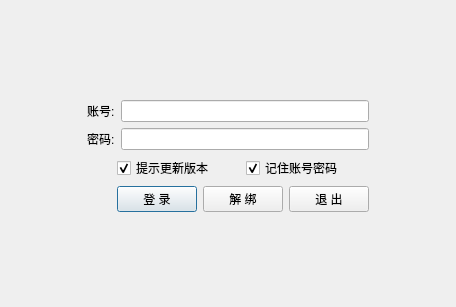
<?xml version="1.0" encoding="UTF-8"?>
<ui version="4.0">
 <class>WndLogin</class>
 <widget class="QDialog" name="WndLogin">
  <property name="geometry">
   <rect>
    <x>0</x>
    <y>0</y>
    <width>456</width>
    <height>307</height>
   </rect>
  </property>
  <property name="windowTitle">
   <string>Login</string>
  </property>
  <property name="styleSheet">
   <string notr="true">    * {
        font-size: 12px;
        font-family: &quot;Microsoft YaHei&quot;;
    }
    QTableView {
        selection-color: #000000;
	    selection-background-color: #c4e1d2; 
    }
    QTableView::item:hover	{	
	    background-color: #a1b1c9;		
    }</string>
  </property>
  <property name="sizeGripEnabled">
   <bool>false</bool>
  </property>
  <property name="modal">
   <bool>false</bool>
  </property>
  <widget class="QStackedWidget" name="stack_widget">
   <property name="geometry">
    <rect>
     <x>0</x>
     <y>0</y>
     <width>456</width>
     <height>311</height>
    </rect>
   </property>
   <property name="toolTip">
    <string/>
   </property>
   <property name="currentIndex">
    <number>0</number>
   </property>
   <widget class="QWidget" name="page_login">
    <layout class="QGridLayout" name="gridLayout_13">
     <property name="leftMargin">
      <number>0</number>
     </property>
     <property name="topMargin">
      <number>0</number>
     </property>
     <property name="rightMargin">
      <number>0</number>
     </property>
     <property name="bottomMargin">
      <number>0</number>
     </property>
     <item row="0" column="0">
      <widget class="QWidget" name="widget" native="true">
       <layout class="QGridLayout" name="gridLayout_6">
        <item row="0" column="1">
         <spacer name="verticalSpacer">
          <property name="orientation">
           <enum>Qt::Vertical</enum>
          </property>
          <property name="sizeHint" stdset="0">
           <size>
            <width>20</width>
            <height>81</height>
           </size>
          </property>
         </spacer>
        </item>
        <item row="1" column="0">
         <spacer name="horizontalSpacer_9">
          <property name="orientation">
           <enum>Qt::Horizontal</enum>
          </property>
          <property name="sizeHint" stdset="0">
           <size>
            <width>75</width>
            <height>20</height>
           </size>
          </property>
         </spacer>
        </item>
        <item row="1" column="1">
         <layout class="QVBoxLayout" name="verticalLayout_3">
          <item>
           <layout class="QGridLayout" name="gridLayout_2">
            <item row="0" column="1">
             <widget class="QLineEdit" name="edt_login_account">
              <property name="text">
               <string/>
              </property>
             </widget>
            </item>
            <item row="1" column="0">
             <widget class="QLabel" name="label_2">
              <property name="text">
               <string>密码:</string>
              </property>
              <property name="buddy">
               <cstring>edt_login_pwd</cstring>
              </property>
             </widget>
            </item>
            <item row="1" column="1">
             <widget class="QLineEdit" name="edt_login_pwd">
              <property name="text">
               <string/>
              </property>
              <property name="echoMode">
               <enum>QLineEdit::Password</enum>
              </property>
             </widget>
            </item>
            <item row="0" column="0">
             <widget class="QLabel" name="label">
              <property name="text">
               <string>账号:</string>
              </property>
              <property name="buddy">
               <cstring>edt_login_account</cstring>
              </property>
             </widget>
            </item>
           </layout>
          </item>
          <item>
           <layout class="QGridLayout" name="gridLayout">
            <item row="0" column="0" rowspan="2">
             <spacer name="horizontalSpacer_3">
              <property name="orientation">
               <enum>Qt::Horizontal</enum>
              </property>
              <property name="sizeHint" stdset="0">
               <size>
                <width>30</width>
                <height>20</height>
               </size>
              </property>
             </spacer>
            </item>
            <item row="0" column="1" colspan="2">
             <widget class="QCheckBox" name="chk_login_update">
              <property name="text">
               <string>提示更新版本</string>
              </property>
              <property name="checked">
               <bool>true</bool>
              </property>
             </widget>
            </item>
            <item row="0" column="3" colspan="2">
             <widget class="QCheckBox" name="chk_login_remember">
              <property name="text">
               <string>记住账号密码</string>
              </property>
              <property name="checked">
               <bool>true</bool>
              </property>
             </widget>
            </item>
            <item row="1" column="1">
             <widget class="QPushButton" name="btn_login">
              <property name="cursor">
               <cursorShape>PointingHandCursor</cursorShape>
              </property>
              <property name="toolTip">
               <string>首次登录成功后开始计时</string>
              </property>
              <property name="text">
               <string>登 录</string>
              </property>
             </widget>
            </item>
            <item row="1" column="2" colspan="2">
             <widget class="QPushButton" name="btn_unbind">
              <property name="cursor">
               <cursorShape>PointingHandCursor</cursorShape>
              </property>
              <property name="toolTip">
               <string>软件是绑定机器的, 可以异机解绑, 每天最多4次</string>
              </property>
              <property name="text">
               <string>解 绑</string>
              </property>
             </widget>
            </item>
            <item row="1" column="4">
             <widget class="QPushButton" name="btn_exit">
              <property name="cursor">
               <cursorShape>PointingHandCursor</cursorShape>
              </property>
              <property name="text">
               <string>退 出</string>
              </property>
             </widget>
            </item>
           </layout>
          </item>
         </layout>
        </item>
        <item row="1" column="2">
         <spacer name="horizontalSpacer_10">
          <property name="orientation">
           <enum>Qt::Horizontal</enum>
          </property>
          <property name="sizeHint" stdset="0">
           <size>
            <width>74</width>
            <height>20</height>
           </size>
          </property>
         </spacer>
        </item>
        <item row="2" column="1">
         <spacer name="verticalSpacer_2">
          <property name="orientation">
           <enum>Qt::Vertical</enum>
          </property>
          <property name="sizeHint" stdset="0">
           <size>
            <width>20</width>
            <height>80</height>
           </size>
          </property>
         </spacer>
        </item>
       </layout>
      </widget>
     </item>
    </layout>
   </widget>
   <widget class="QWidget" name="page_reg">
    <layout class="QGridLayout" name="gridLayout_10">
     <property name="leftMargin">
      <number>0</number>
     </property>
     <property name="topMargin">
      <number>0</number>
     </property>
     <property name="rightMargin">
      <number>0</number>
     </property>
     <property name="bottomMargin">
      <number>0</number>
     </property>
     <item row="0" column="0">
      <widget class="QWidget" name="widget_2" native="true">
       <layout class="QGridLayout" name="gridLayout_7">
        <item row="1" column="0">
         <spacer name="horizontalSpacer_11">
          <property name="orientation">
           <enum>Qt::Horizontal</enum>
          </property>
          <property name="sizeHint" stdset="0">
           <size>
            <width>63</width>
            <height>20</height>
           </size>
          </property>
         </spacer>
        </item>
        <item row="1" column="1" colspan="3">
         <layout class="QGridLayout" name="gridLayout_3">
          <item row="0" column="1">
           <widget class="QLineEdit" name="edt_reg_account">
            <property name="toolTip">
             <string/>
            </property>
            <property name="text">
             <string/>
            </property>
            <property name="placeholderText">
             <string>字母数字组合, 6-12位</string>
            </property>
           </widget>
          </item>
          <item row="1" column="1">
           <widget class="QLineEdit" name="edt_reg_pwd">
            <property name="toolTip">
             <string/>
            </property>
            <property name="text">
             <string/>
            </property>
            <property name="placeholderText">
             <string>字母数字组合, 6-12位</string>
            </property>
           </widget>
          </item>
          <item row="3" column="1">
           <widget class="QLineEdit" name="edt_reg_key">
            <property name="toolTip">
             <string/>
            </property>
            <property name="text">
             <string/>
            </property>
            <property name="placeholderText">
             <string>新用户以月卡注册送2天</string>
            </property>
           </widget>
          </item>
          <item row="1" column="0">
           <widget class="QLabel" name="label_6">
            <property name="text">
             <string>密码:</string>
            </property>
           </widget>
          </item>
          <item row="0" column="0">
           <widget class="QLabel" name="label_5">
            <property name="text">
             <string>账号:</string>
            </property>
           </widget>
          </item>
          <item row="2" column="1">
           <widget class="QLineEdit" name="edt_reg_qq">
            <property name="toolTip">
             <string/>
            </property>
            <property name="inputMask">
             <string/>
            </property>
            <property name="text">
             <string/>
            </property>
            <property name="placeholderText">
             <string>用于修改密码, 请牢记</string>
            </property>
           </widget>
          </item>
          <item row="2" column="0">
           <widget class="QLabel" name="label_3">
            <property name="text">
             <string>QQ:</string>
            </property>
           </widget>
          </item>
          <item row="3" column="0">
           <widget class="QLabel" name="label_4">
            <property name="text">
             <string>充值卡:</string>
            </property>
           </widget>
          </item>
          <item row="4" column="1">
           <widget class="QLineEdit" name="edt_reg_recmd">
            <property name="toolTip">
             <string/>
            </property>
            <property name="text">
             <string/>
            </property>
            <property name="placeholderText">
             <string>没有可不填, 推荐人送2天</string>
            </property>
           </widget>
          </item>
          <item row="4" column="0">
           <widget class="QLabel" name="label_7">
            <property name="text">
             <string>推荐人账号:</string>
            </property>
           </widget>
          </item>
         </layout>
        </item>
        <item row="1" column="4">
         <spacer name="horizontalSpacer_12">
          <property name="orientation">
           <enum>Qt::Horizontal</enum>
          </property>
          <property name="sizeHint" stdset="0">
           <size>
            <width>62</width>
            <height>20</height>
           </size>
          </property>
         </spacer>
        </item>
        <item row="2" column="1">
         <spacer name="horizontalSpacer_5">
          <property name="orientation">
           <enum>Qt::Horizontal</enum>
          </property>
          <property name="sizeHint" stdset="0">
           <size>
            <width>53</width>
            <height>20</height>
           </size>
          </property>
         </spacer>
        </item>
        <item row="2" column="2">
         <widget class="QPushButton" name="btn_reg">
          <property name="cursor">
           <cursorShape>PointingHandCursor</cursorShape>
          </property>
          <property name="text">
           <string>注 册</string>
          </property>
         </widget>
        </item>
        <item row="2" column="3">
         <spacer name="horizontalSpacer_6">
          <property name="orientation">
           <enum>Qt::Horizontal</enum>
          </property>
          <property name="sizeHint" stdset="0">
           <size>
            <width>53</width>
            <height>20</height>
           </size>
          </property>
         </spacer>
        </item>
        <item row="0" column="2">
         <spacer name="verticalSpacer_3">
          <property name="orientation">
           <enum>Qt::Vertical</enum>
          </property>
          <property name="sizeHint" stdset="0">
           <size>
            <width>20</width>
            <height>55</height>
           </size>
          </property>
         </spacer>
        </item>
        <item row="3" column="2">
         <spacer name="verticalSpacer_4">
          <property name="orientation">
           <enum>Qt::Vertical</enum>
          </property>
          <property name="sizeHint" stdset="0">
           <size>
            <width>20</width>
            <height>54</height>
           </size>
          </property>
         </spacer>
        </item>
       </layout>
      </widget>
     </item>
    </layout>
   </widget>
   <widget class="QWidget" name="page_pay">
    <layout class="QGridLayout" name="gridLayout_11">
     <property name="leftMargin">
      <number>0</number>
     </property>
     <property name="topMargin">
      <number>0</number>
     </property>
     <property name="rightMargin">
      <number>0</number>
     </property>
     <property name="bottomMargin">
      <number>0</number>
     </property>
     <item row="0" column="0">
      <widget class="QWidget" name="widget_3" native="true">
       <layout class="QGridLayout" name="gridLayout_8">
        <item row="0" column="2">
         <spacer name="verticalSpacer_5">
          <property name="orientation">
           <enum>Qt::Vertical</enum>
          </property>
          <property name="sizeHint" stdset="0">
           <size>
            <width>20</width>
            <height>62</height>
           </size>
          </property>
         </spacer>
        </item>
        <item row="1" column="0">
         <spacer name="horizontalSpacer_13">
          <property name="orientation">
           <enum>Qt::Horizontal</enum>
          </property>
          <property name="sizeHint" stdset="0">
           <size>
            <width>74</width>
            <height>20</height>
           </size>
          </property>
         </spacer>
        </item>
        <item row="1" column="1" colspan="3">
         <layout class="QFormLayout" name="formLayout">
          <item row="0" column="0">
           <widget class="QLabel" name="label_13">
            <property name="text">
             <string>账号:</string>
            </property>
           </widget>
          </item>
          <item row="0" column="1">
           <widget class="QLineEdit" name="edt_pay_account">
            <property name="toolTip">
             <string/>
            </property>
            <property name="text">
             <string/>
            </property>
            <property name="placeholderText">
             <string>填写您注册的账号</string>
            </property>
           </widget>
          </item>
          <item row="1" column="0">
           <widget class="QLabel" name="lbe_pay_key">
            <property name="toolTip">
             <string>&gt;&gt; 点我购卡 &lt;&lt;</string>
            </property>
            <property name="text">
             <string>充值卡:</string>
            </property>
            <property name="openExternalLinks">
             <bool>true</bool>
            </property>
            <property name="textInteractionFlags">
             <set>Qt::LinksAccessibleByMouse</set>
            </property>
           </widget>
          </item>
          <item row="1" column="1">
           <widget class="QLineEdit" name="edt_pay_key">
            <property name="text">
             <string/>
            </property>
            <property name="placeholderText">
             <string>续费月卡送 2+累计充值月数 天</string>
            </property>
           </widget>
          </item>
         </layout>
        </item>
        <item row="1" column="4">
         <spacer name="horizontalSpacer_14">
          <property name="orientation">
           <enum>Qt::Horizontal</enum>
          </property>
          <property name="sizeHint" stdset="0">
           <size>
            <width>73</width>
            <height>20</height>
           </size>
          </property>
         </spacer>
        </item>
        <item row="2" column="1">
         <spacer name="horizontalSpacer_7">
          <property name="orientation">
           <enum>Qt::Horizontal</enum>
          </property>
          <property name="sizeHint" stdset="0">
           <size>
            <width>82</width>
            <height>17</height>
           </size>
          </property>
         </spacer>
        </item>
        <item row="2" column="2">
         <widget class="QPushButton" name="btn_pay">
          <property name="cursor">
           <cursorShape>PointingHandCursor</cursorShape>
          </property>
          <property name="text">
           <string>充 值</string>
          </property>
         </widget>
        </item>
        <item row="2" column="3">
         <spacer name="horizontalSpacer_8">
          <property name="orientation">
           <enum>Qt::Horizontal</enum>
          </property>
          <property name="sizeHint" stdset="0">
           <size>
            <width>81</width>
            <height>17</height>
           </size>
          </property>
         </spacer>
        </item>
        <item row="3" column="2">
         <spacer name="verticalSpacer_6">
          <property name="orientation">
           <enum>Qt::Vertical</enum>
          </property>
          <property name="sizeHint" stdset="0">
           <size>
            <width>20</width>
            <height>61</height>
           </size>
          </property>
         </spacer>
        </item>
       </layout>
      </widget>
     </item>
    </layout>
   </widget>
   <widget class="QWidget" name="page_modify">
    <layout class="QGridLayout" name="gridLayout_16">
     <property name="leftMargin">
      <number>0</number>
     </property>
     <property name="topMargin">
      <number>0</number>
     </property>
     <property name="rightMargin">
      <number>0</number>
     </property>
     <property name="bottomMargin">
      <number>0</number>
     </property>
     <item row="0" column="0">
      <widget class="QWidget" name="widget_4" native="true">
       <layout class="QGridLayout" name="gridLayout_4">
        <item row="0" column="2">
         <spacer name="verticalSpacer_7">
          <property name="orientation">
           <enum>Qt::Vertical</enum>
          </property>
          <property name="sizeHint" stdset="0">
           <size>
            <width>20</width>
            <height>68</height>
           </size>
          </property>
         </spacer>
        </item>
        <item row="1" column="0">
         <spacer name="horizontalSpacer_15">
          <property name="orientation">
           <enum>Qt::Horizontal</enum>
          </property>
          <property name="sizeHint" stdset="0">
           <size>
            <width>69</width>
            <height>20</height>
           </size>
          </property>
         </spacer>
        </item>
        <item row="1" column="1" colspan="3">
         <layout class="QGridLayout" name="gridLayout_5">
          <item row="0" column="0">
           <widget class="QLabel" name="label_10">
            <property name="text">
             <string>账号:</string>
            </property>
           </widget>
          </item>
          <item row="0" column="1">
           <widget class="QLineEdit" name="edt_modify_account">
            <property name="toolTip">
             <string/>
            </property>
            <property name="placeholderText">
             <string>字母数字组合, 6-12位</string>
            </property>
           </widget>
          </item>
          <item row="1" column="0">
           <widget class="QLabel" name="label_12">
            <property name="text">
             <string>QQ:</string>
            </property>
           </widget>
          </item>
          <item row="1" column="1">
           <widget class="QLineEdit" name="edt_modify_qq">
            <property name="toolTip">
             <string/>
            </property>
            <property name="placeholderText">
             <string>请输入注册账号时预留的QQ号</string>
            </property>
           </widget>
          </item>
          <item row="2" column="0">
           <widget class="QLabel" name="label_11">
            <property name="text">
             <string>新密码:</string>
            </property>
           </widget>
          </item>
          <item row="2" column="1">
           <widget class="QLineEdit" name="edt_modify_new_pwd">
            <property name="toolTip">
             <string/>
            </property>
            <property name="placeholderText">
             <string>字母数字组合, 6-12位</string>
            </property>
           </widget>
          </item>
         </layout>
        </item>
        <item row="1" column="4">
         <spacer name="horizontalSpacer_16">
          <property name="orientation">
           <enum>Qt::Horizontal</enum>
          </property>
          <property name="sizeHint" stdset="0">
           <size>
            <width>68</width>
            <height>20</height>
           </size>
          </property>
         </spacer>
        </item>
        <item row="2" column="1">
         <spacer name="horizontalSpacer_2">
          <property name="orientation">
           <enum>Qt::Horizontal</enum>
          </property>
          <property name="sizeHint" stdset="0">
           <size>
            <width>47</width>
            <height>20</height>
           </size>
          </property>
         </spacer>
        </item>
        <item row="2" column="2">
         <widget class="QPushButton" name="btn_modify">
          <property name="cursor">
           <cursorShape>PointingHandCursor</cursorShape>
          </property>
          <property name="text">
           <string>改 密</string>
          </property>
         </widget>
        </item>
        <item row="2" column="3">
         <spacer name="horizontalSpacer">
          <property name="orientation">
           <enum>Qt::Horizontal</enum>
          </property>
          <property name="sizeHint" stdset="0">
           <size>
            <width>47</width>
            <height>20</height>
           </size>
          </property>
         </spacer>
        </item>
        <item row="3" column="2">
         <spacer name="verticalSpacer_8">
          <property name="orientation">
           <enum>Qt::Vertical</enum>
          </property>
          <property name="sizeHint" stdset="0">
           <size>
            <width>20</width>
            <height>67</height>
           </size>
          </property>
         </spacer>
        </item>
       </layout>
      </widget>
     </item>
    </layout>
   </widget>
   <widget class="QWidget" name="page_notice">
    <layout class="QGridLayout" name="gridLayout_9" rowstretch="1,8">
     <property name="verticalSpacing">
      <number>0</number>
     </property>
     <item row="0" column="1">
      <widget class="QLabel" name="lbe_notice">
       <property name="contextMenuPolicy">
        <enum>Qt::CustomContextMenu</enum>
       </property>
       <property name="toolTip">
        <string>&gt;&gt; 点我更新 &lt;&lt;
提取码: 5x5p</string>
       </property>
       <property name="text">
        <string>公 告</string>
       </property>
       <property name="alignment">
        <set>Qt::AlignCenter</set>
       </property>
       <property name="openExternalLinks">
        <bool>true</bool>
       </property>
       <property name="textInteractionFlags">
        <set>Qt::LinksAccessibleByMouse</set>
       </property>
      </widget>
     </item>
     <item row="1" column="0">
      <spacer name="horizontalSpacer_4">
       <property name="orientation">
        <enum>Qt::Horizontal</enum>
       </property>
       <property name="sizeHint" stdset="0">
        <size>
         <width>40</width>
         <height>20</height>
        </size>
       </property>
      </spacer>
     </item>
     <item row="1" column="2">
      <spacer name="horizontalSpacer_17">
       <property name="orientation">
        <enum>Qt::Horizontal</enum>
       </property>
       <property name="sizeHint" stdset="0">
        <size>
         <width>40</width>
         <height>20</height>
        </size>
       </property>
      </spacer>
     </item>
     <item row="1" column="1">
      <widget class="QTextBrowser" name="tbr_notice">
       <property name="minimumSize">
        <size>
         <width>300</width>
         <height>0</height>
        </size>
       </property>
      </widget>
     </item>
    </layout>
   </widget>
  </widget>
 </widget>
 <tabstops>
  <tabstop>edt_login_account</tabstop>
  <tabstop>edt_login_pwd</tabstop>
  <tabstop>btn_login</tabstop>
  <tabstop>btn_unbind</tabstop>
  <tabstop>btn_exit</tabstop>
  <tabstop>edt_reg_account</tabstop>
  <tabstop>edt_reg_pwd</tabstop>
  <tabstop>edt_reg_qq</tabstop>
  <tabstop>btn_reg</tabstop>
  <tabstop>edt_pay_account</tabstop>
  <tabstop>edt_pay_key</tabstop>
  <tabstop>btn_pay</tabstop>
  <tabstop>edt_modify_account</tabstop>
  <tabstop>edt_modify_qq</tabstop>
  <tabstop>edt_modify_new_pwd</tabstop>
  <tabstop>btn_modify</tabstop>
 </tabstops>
 <resources/>
 <connections/>
</ui>
